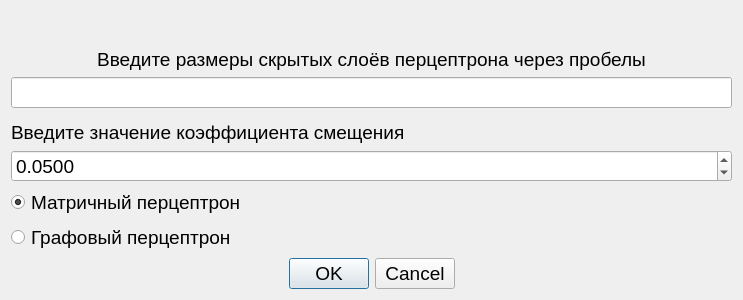
<?xml version="1.0" encoding="UTF-8"?>
<ui version="4.0">
 <class>s21::NewPerceptronWindow</class>
 <widget class="QDialog" name="s21::NewPerceptronWindow">
  <property name="geometry">
   <rect>
    <x>0</x>
    <y>0</y>
    <width>743</width>
    <height>300</height>
   </rect>
  </property>
  <property name="font">
   <font>
    <pointsize>14</pointsize>
   </font>
  </property>
  <property name="windowTitle">
   <string>Редактирование параметров</string>
  </property>
  <layout class="QVBoxLayout" name="verticalLayout">
   <item>
    <widget class="QLabel" name="LabelLayersDescription">
     <property name="minimumSize">
      <size>
       <width>0</width>
       <height>60</height>
      </size>
     </property>
     <property name="text">
      <string>Введите размеры скрытых слоёв перцептрона через пробелы</string>
     </property>
     <property name="alignment">
      <set>Qt::AlignBottom|Qt::AlignHCenter</set>
     </property>
    </widget>
   </item>
   <item>
    <widget class="QLineEdit" name="LineEditLayers">
     <property name="maxLength">
      <number>20</number>
     </property>
     <property name="alignment">
      <set>Qt::AlignCenter</set>
     </property>
     <property name="placeholderText">
      <string extracomment="20 20"/>
     </property>
     <property name="clearButtonEnabled">
      <bool>false</bool>
     </property>
    </widget>
   </item>
   <item>
    <widget class="QLabel" name="LabelAlphaDescription">
     <property name="text">
      <string>Введите значение коэффициента смещения</string>
     </property>
     <property name="alignment">
      <set>Qt::AlignBottom|Qt::AlignLeading|Qt::AlignLeft</set>
     </property>
    </widget>
   </item>
   <item>
    <widget class="QDoubleSpinBox" name="SpinBoxAlpha">
     <property name="decimals">
      <number>4</number>
     </property>
     <property name="maximum">
      <double>100.000000000000000</double>
     </property>
     <property name="singleStep">
      <double>0.001000000000000</double>
     </property>
     <property name="stepType">
      <enum>QAbstractSpinBox::AdaptiveDecimalStepType</enum>
     </property>
     <property name="value">
      <double>0.050000000000000</double>
     </property>
    </widget>
   </item>
   <item>
    <widget class="QRadioButton" name="RadioButtonMatrix">
     <property name="text">
      <string>Матричный перцептрон</string>
     </property>
     <property name="checked">
      <bool>true</bool>
     </property>
    </widget>
   </item>
   <item>
    <widget class="QRadioButton" name="RadioButtonGraph">
     <property name="text">
      <string>Графовый перцептрон</string>
     </property>
     <property name="checked">
      <bool>false</bool>
     </property>
    </widget>
   </item>
   <item>
    <widget class="QDialogButtonBox" name="ButtonBoxSubmit">
     <property name="orientation">
      <enum>Qt::Horizontal</enum>
     </property>
     <property name="standardButtons">
      <set>QDialogButtonBox::Cancel|QDialogButtonBox::Ok</set>
     </property>
     <property name="centerButtons">
      <bool>true</bool>
     </property>
    </widget>
   </item>
  </layout>
 </widget>
 <resources/>
 <connections/>
</ui>
